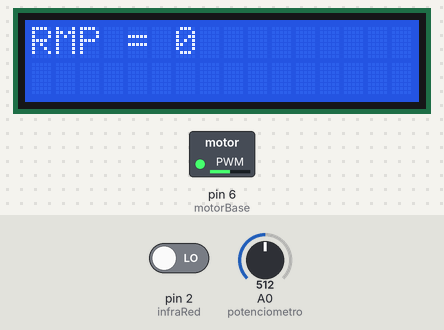
The sketch below on a simulated Arduino Uno, built with avr-gcc and run on an emulated ATmega328P. Parts: 16×2 character LCD, switched loads named in the sketch (green lamp = pin HIGH). Inputs (shaded band) come from the test bench; at power-on: A0 (potenciometro) = 512, pin 2 (infraRed) LOW. What the sketch prints to the serial monitor is not drawn.

Above: at 1.2 s.
1.3 s: A0 (potenciometro) set to 411
At 2.8 s:
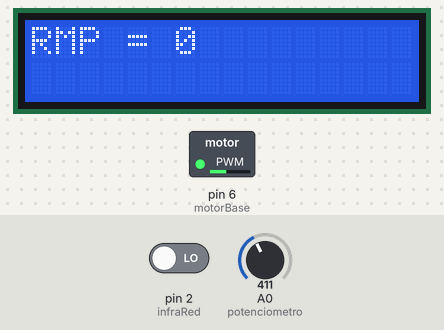
4.3 s: A0 (potenciometro) set to 394
At 4.9 s:
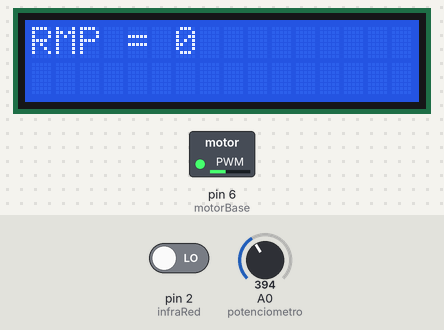
7.3 s: A0 (potenciometro) set to 90
At 8.5 s:
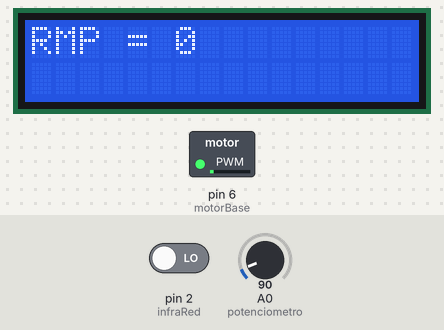
8.8 s: pin 2 (infraRed) driven HIGH
At 9.6 s:
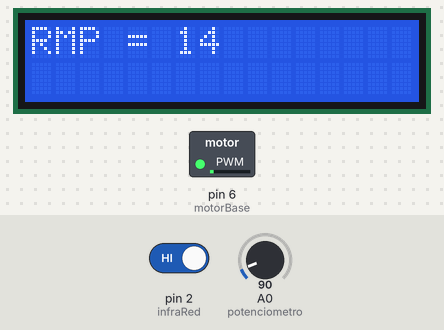
11.8 s: A0 (potenciometro) set to 716
At 13.0 s:
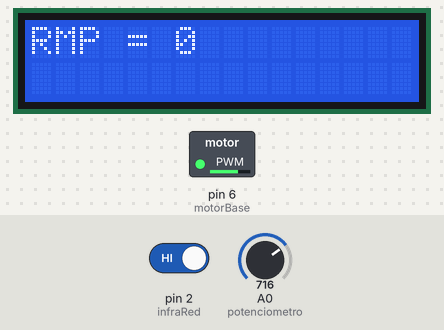
13.3 s: A0 (potenciometro) set to 1023
At 14.1 s:
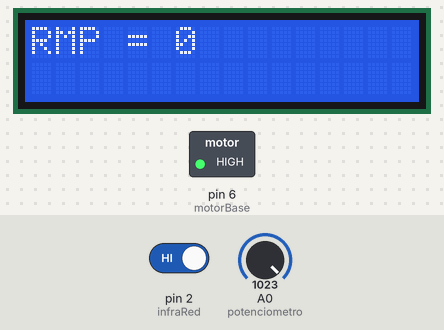
Timing chart, 0 to 15.8 s (numbered marks = the images above; inputs shaded):
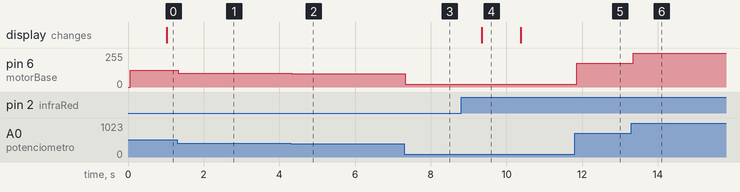

Measured:
- after the input at 1.3 s, pin 6 (motorBase): 127/255 → 102/255 at once
- after the input at 4.3 s, pin 6 (motorBase): 102/255 → 98/255 at once
- after the input at 7.3 s, pin 6 (motorBase): 98/255 → 22/255 at once
- after the input at 8.8 s, the display: changes after 0.55 s (image 4)
- after the input at 11.8 s, pin 6 (motorBase): 22/255 → 178/255 after 0.06 s
- after the input at 13.3 s, pin 6 (motorBase): 178/255 → 255/255 after 0.06 s
- what the display in image 4 shows lasts 1.0 s, from 9.4 s to 10.4 s

The sketch:

Leitura_de_RPM_motor_com_INTERRUPT.ino
```cpp
#include <LiquidCrystal.h>

#define potenciometro A0
#define motorBase 6
#define infraRed 2

const int rs = 12, en = 11, d4 = 10, d5 = 9, d6 = 8, d7 = 7;
LiquidCrystal lcd(rs, en, d4, d5, d6, d7);

int valorRegulador = 0;
int valorSaida = 0;
int rpm;

float media = 0;
float acumul = 0;

volatile byte pulsos;
unsigned long tempo;
unsigned int pulsosPorVolta = 4;

void contador() {
  pulsos++;
}

void setup() {

  lcd.begin(16, 2);
  Serial.begin(9600);

  pinMode(motorBase, OUTPUT);
  pinMode(infraRed, INPUT);

  // 0 = pino 2 interrupt
  // 1 = pino 3 interrupt

  attachInterrupt(0, contador, RISING);
  pulsos = 0;
  rpm = 0;
  tempo = 0;
}
void loop() {

  valorRegulador = analogRead(potenciometro);
  valorSaida = map(valorRegulador, 0, 1023, 0, 255);

  analogWrite(motorBase, valorSaida);

  if (millis() - tempo >= 1000) {
    detachInterrupt(0);
    rpm = (60 * 1000 / pulsosPorVolta) / (millis() - tempo) * pulsos;
    tempo = millis();
    pulsos = 0;

    lcd.setCursor(0, 0);
    lcd.clear();
    lcd.print("RMP = ");
    lcd.print(rpm);

    attachInterrupt(0, contador, RISING);
  }

  for (int x = 1; x < 100; x++) {
    valorRegulador = analogRead(potenciometro);// lê porta analógica
    acumul = acumul + valorRegulador; // soma o valor acumulado
  }
  acumul = acumul / 100; // calcula a média
  media = acumul * 100 / 1023; // Converte para o fundo de escala em percentagem

  imprimirSerial(); // chama rotina de impressão

  delay(10);
}

void imprimirSerial () {
  Serial.print("ENTRADA = "); // imprime a palavra entrada
  Serial.print(valorRegulador);// imprime o valor da entrada

  Serial.print("\t    ROTAÇÃO = ");// tabula /t e imprime a palavra rotação
  Serial.print(media);// imprime em nova linha o valor em percentual
  Serial.print("%");// imprime simbolo %

  Serial.print("\t SAIDA = ");// tabula /t e imprime a palavra saida
  Serial.print(valorSaida);// imprime em nova linha o valor

  Serial.print("\t RPM = ");// tabula /t e imprime a palavra saida
  Serial.println(rpm);// imprime em nova linha o valor

  delay(2);// aguarda 2 ms
}
```
